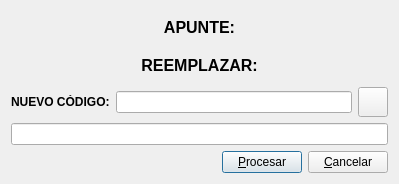
<?xml version="1.0" encoding="UTF-8"?>
<ui version="4.0">
 <author>José Manuel Díez Botella</author>
 <class>cambiacuentapase</class>
 <widget class="QDialog" name="cambiacuentapase">
  <property name="geometry">
   <rect>
    <x>0</x>
    <y>0</y>
    <width>399</width>
    <height>184</height>
   </rect>
  </property>
  <property name="windowTitle">
   <string>Cambiar cuenta en apunte contable</string>
  </property>
  <layout class="QVBoxLayout" name="verticalLayout">
   <item>
    <widget class="QLabel" name="textLabel1">
     <property name="font">
      <font>
       <pointsize>12</pointsize>
       <weight>75</weight>
       <bold>true</bold>
      </font>
     </property>
     <property name="text">
      <string>APUNTE:</string>
     </property>
     <property name="alignment">
      <set>Qt::AlignCenter</set>
     </property>
     <property name="wordWrap">
      <bool>false</bool>
     </property>
    </widget>
   </item>
   <item>
    <widget class="QLabel" name="textLabel2">
     <property name="font">
      <font>
       <pointsize>12</pointsize>
       <weight>75</weight>
       <bold>true</bold>
      </font>
     </property>
     <property name="text">
      <string>REEMPLAZAR:</string>
     </property>
     <property name="alignment">
      <set>Qt::AlignCenter</set>
     </property>
     <property name="wordWrap">
      <bool>false</bool>
     </property>
    </widget>
   </item>
   <item>
    <layout class="QHBoxLayout">
     <property name="spacing">
      <number>6</number>
     </property>
     <property name="leftMargin">
      <number>0</number>
     </property>
     <property name="topMargin">
      <number>0</number>
     </property>
     <property name="rightMargin">
      <number>0</number>
     </property>
     <property name="bottomMargin">
      <number>0</number>
     </property>
     <item>
      <widget class="QLabel" name="textLabel3">
       <property name="text">
        <string>&lt;b&gt;NUEVO CÓDIGO:&lt;/b&gt;</string>
       </property>
       <property name="wordWrap">
        <bool>false</bool>
       </property>
      </widget>
     </item>
     <item>
      <widget class="QLineEdit" name="codigolineEdit"/>
     </item>
     <item>
      <widget class="QPushButton" name="buscapushButton">
       <property name="minimumSize">
        <size>
         <width>30</width>
         <height>30</height>
        </size>
       </property>
       <property name="maximumSize">
        <size>
         <width>30</width>
         <height>30</height>
        </size>
       </property>
       <property name="text">
        <string/>
       </property>
       <property name="icon">
        <iconset resource="keme.qrc">
         <normaloff>:/iconos/graf/viewer.xpm</normaloff>:/iconos/graf/viewer.xpm</iconset>
       </property>
       <property name="shortcut">
        <string/>
       </property>
       <property name="autoDefault">
        <bool>false</bool>
       </property>
      </widget>
     </item>
    </layout>
   </item>
   <item>
    <widget class="QLineEdit" name="descriplineEdit">
     <property name="readOnly">
      <bool>true</bool>
     </property>
    </widget>
   </item>
   <item>
    <layout class="QHBoxLayout">
     <property name="spacing">
      <number>6</number>
     </property>
     <property name="leftMargin">
      <number>0</number>
     </property>
     <property name="topMargin">
      <number>0</number>
     </property>
     <property name="rightMargin">
      <number>0</number>
     </property>
     <property name="bottomMargin">
      <number>0</number>
     </property>
     <item>
      <spacer>
       <property name="orientation">
        <enum>Qt::Horizontal</enum>
       </property>
       <property name="sizeType">
        <enum>QSizePolicy::Expanding</enum>
       </property>
       <property name="sizeHint" stdset="0">
        <size>
         <width>101</width>
         <height>20</height>
        </size>
       </property>
      </spacer>
     </item>
     <item>
      <widget class="QPushButton" name="procesarpushButton">
       <property name="text">
        <string>&amp;Procesar</string>
       </property>
       <property name="shortcut">
        <string>Alt+P</string>
       </property>
      </widget>
     </item>
     <item>
      <widget class="QPushButton" name="cancelarpushButton">
       <property name="text">
        <string>&amp;Cancelar</string>
       </property>
       <property name="shortcut">
        <string>Alt+C</string>
       </property>
      </widget>
     </item>
    </layout>
   </item>
  </layout>
 </widget>
 <layoutdefault spacing="6" margin="11"/>
 <pixmapfunction>qPixmapFromMimeSource</pixmapfunction>
 <resources>
  <include location="keme.qrc"/>
 </resources>
 <connections>
  <connection>
   <sender>cancelarpushButton</sender>
   <signal>clicked()</signal>
   <receiver>cambiacuentapase</receiver>
   <slot>reject()</slot>
   <hints>
    <hint type="sourcelabel">
     <x>20</x>
     <y>20</y>
    </hint>
    <hint type="destinationlabel">
     <x>20</x>
     <y>20</y>
    </hint>
   </hints>
  </connection>
 </connections>
</ui>
